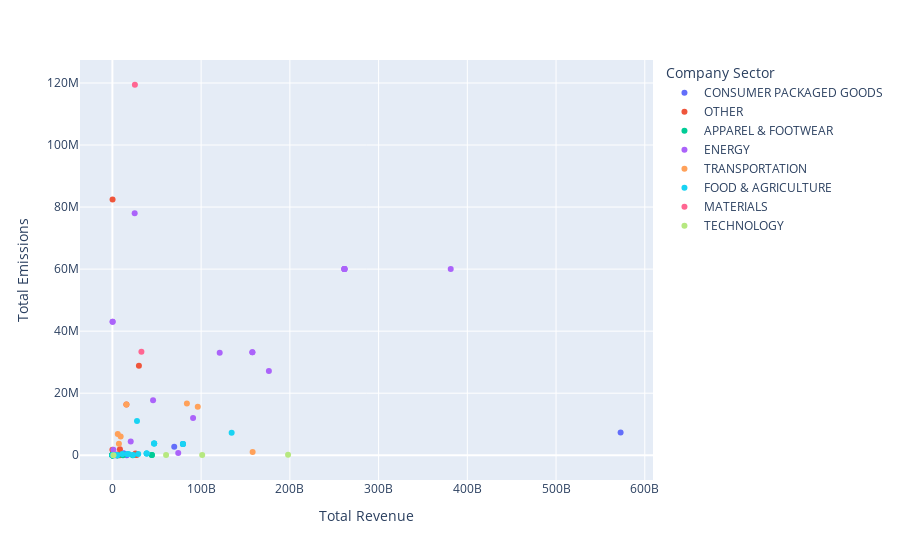
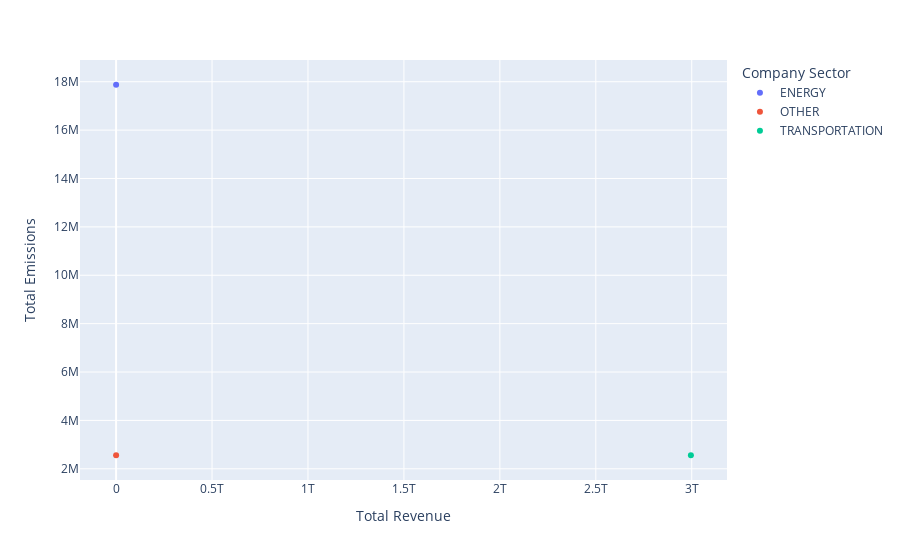

The notebook cell saved with these charts, in order:
### Markdown cell above
<!-- BEGIN QUESTION -->
<div class="alert alert-warning">

### Question section_number.question_number:
Create a graph of whichever columns you would like to explore further. Then, explain your decision and any interesting trends you found in the text cell below.
</div>

### Code cell
import pandas as pd
df = pd.read_csv('emissions.csv')

@interact(currency=Dropdown(options=np.unique(emissions['Currency of Total Revenue']), value='USD'))
def plot_px(currency):
    mask = df['Currency of Total Revenue'].isin([currency])
    fig = px.scatter(df[mask], x='Total Revenue',
                     y='Scope 1 value',
                     color='Company Sector',
                     hover_data=['Company Name'],
                     labels={
                        'Scope 1 value': 'Emissions',
                    },
                )
    fig.update_layout(xaxis_title="Total Revenue",
                      yaxis_title="Total Emissions")
    fig.show()

### Figure 1 — Plotly figure (JSON) as saved in the notebook; plotly's stock layout.template omitted (floating-point values rounded to 4 significant figures)
{"data": [{"customdata": [["ALBERTSONS COMPANIES"], ["AMCOR"], ["AMCOR"], ["COLGATE PALMOLIVE"], ["ESTEE LAUDER"], ["HELEN OF TROY"], ["PEPSICO."], ["WALMART"]], "hovertemplate": "Company Sector=CONSUMER PACKAGED GOODS<br>Total Revenue=%{x}<br>Emissions=%{y}<br>Company Name=%{customdata[0]}<extra></extra>", "legendgroup": "CONSUMER PACKAGED GOODS", "marker": {"color": "#636efa", "symbol": "circle"}, "mode": "markers", "name": "CONSUMER PACKAGED GOODS", "orientation": "v", "showlegend": true, "type": "scatter", "x": [69690400000, 12861000000, 12861000000, 17421000, 16215000000, 2223.0, 79474000000, 572754000000], "xaxis": "x", "y": [2767382, 529192, 529192, 218500, 24140.0, 4000, 3596712, 7312245], "yaxis": "y"}, {"customdata": [["ALLY FINANCIAL"], ["AMERICAN AIRLINES"], ["AMGEN"], ["ARKAY PACKAGING"], ["ATLANTICA SUSTAINABLE INFRASTRUCTURE"], ["GILEAD"], ["INDIAN HOTELS"], ["J.P.MORGAN CHASE & CO."], ["KRAFT HEINZ"], ["PACKAGING CORPORATION OF AMERICA"], ["SOUTHERN COMPANY"], ["SOUTHWEST AIRLINES"], ["ULTA BEAUTY"]], "hovertemplate": "Company Sector=OTHER<br>Total Revenue=%{x}<br>Emissions=%{y}<br>Company Name=%{customdata[0]}<extra></extra>", "legendgroup": "OTHER", "marker": {"color": "#EF553B", "symbol": "circle"}, "mode": "markers", "name": "OTHER", "orientation": "v", "showlegend": true, "type": "scatter", "x": [8381000000, 29882000000, 25979000000, 43000000, 10981796, 27305000000, 5788000000, 0, 26000000000, 8478000000, 188984403, 15790000000, 6152000000], "xaxis": "x", "y": [4228, 28810236, 133084, 219, 1794737, 54584, 205958, 84911, 586455, 1950000, 82465415, 16351057, 6815], "yaxis": "y"}, {"customdata": [["AMERICAN EAGLE OUTFITTERS"], ["AMERICAN EAGLE OUTFITTERS"], ["H&M"], ["LEVI STRAUSS & CO."], ["LEVI STRAUSS & CO."], ["LYMI DBA REFORMATION"], ["LYMI DBA REFORMATION"], ["NIKE"], ["NIKE"], ["RALPH LAUREN CORPORATION"], ["REFORMATION"], ["REFORMATION"], ["REFORMATION"], ["REFORMATION"], ["REFORMATION"], ["REFORMATION"], ["REFORMATION"], ["REFORMATION"], ["REFORMATION"], ["REFORMATION"], ["THE REALREAL"], ["TJX INDUSTRIES"], ["VF CORPORATION"]], "hovertemplate": "Company Sector=APPAREL & FOOTWEAR<br>Total Revenue=%{x}<br>Emissions=%{y}<br>Company Name=%{customdata[0]}<extra></extra>", "legendgroup": "APPAREL & FOOTWEAR", "marker": {"color": "#00cc96", "symbol": "circle"}, "mode": "markers", "name": "APPAREL & FOOTWEAR", "orientation": "v", "showlegend": true, "type": "scatter", "x": [5010785000, 5010785000, 23000000000, 589937, 5764000000, 1713809, 1713809, 44500000000, 44500000000, 6218500000, 72000000, 1713809, 1713809, 1713809, 1713809, 1713809, 1713809, 1713809, 1713809, 1713809, 467692000, 1156351, 11841840000], "xaxis": "x", "y": [9248, 9248, 21171, 2908, 10700.0, 84, 84, 42720, 42720, 11582, 84, 84, 84, 84, 84, 84, 84, 84, 84, 84, 2070, 33442, 12551], "yaxis": "y"}, {"customdata": [["ATLANTICA SUSTAINABLE INFRASTRUCTURE"], ["BP"], ["BP"], ["BROOKFIELD RENEWABLE ENERGY"], ["CONOCOPHILLIPS"], ["DUKE ENERGY"], ["EQUINOR"], ["FIRST SOLAR"], ["FIRST SOLAR"], ["GENERAL ELECTRIC"], ["MARATHON PETROLEUM"], ["NEXTERA ENERGY"], ["NEXTERA ENERGY"], ["PG&E"], ["SHELL"], ["SHELL"], ["SHELL"], ["SHELL"], ["SHELL"], ["SHELL"], ["VALERO"]], "hovertemplate": "Company Sector=ENERGY<br>Total Revenue=%{x}<br>Emissions=%{y}<br>Company Name=%{customdata[0]}<extra></extra>", "legendgroup": "ENERGY", "marker": {"color": "#ab63fa", "symbol": "circle"}, "mode": "markers", "name": "ENERGY", "orientation": "v", "showlegend": true, "type": "scatter", "x": [1102029000, 157739000000, 157739000000, 4069000000, 45828000000, 25097000000, 90924000000, 2619000000, 2923377000, 74196000000, 120930000000, 221288681, 221288681, 20642000000, 261504000000, 261504000000, 261504000000, 261504000000, 261504000000, 381300000000, 176382000000], "xaxis": "x", "y": [1794737, 33200000, 33200000, 134870, 17720000, 78000000, 12009607, 8536, 8536, 738000.0, 33000000, 43046734, 43046734, 4458777, 60000000, 60000000, 60000000, 60000000, 60000000, 60000000, 27130000], "yaxis": "y"}, {"customdata": [["AVIS BUDGET"], ["FEDEX"], ["FORD MOTOR COMPANY"], ["HERTZ"], ["JETBLUE AIRWAYS"], ["SOUTHWEST AIRLINES"], ["UPS (UNITED PARCEL SERVICE)"]], "hovertemplate": "Company Sector=TRANSPORTATION<br>Total Revenue=%{x}<br>Emissions=%{y}<br>Company Name=%{customdata[0]}<extra></extra>", "legendgroup": "TRANSPORTATION", "marker": {"color": "#FFA15A", "symbol": "circle"}, "mode": "markers", "name": "TRANSPORTATION", "orientation": "v", "showlegend": true, "type": "scatter", "x": [9313000000, 83959000000, 158057000000, 7336000000, 6037000000, 15790000000, 96223000000], "xaxis": "x", "y": [6039288, 16659842, 1070000.0, 3735922, 6853927, 16351057, 15668000], "yaxis": "y"}, {"customdata": [["BLUE DIAMOND GROWERS"], ["CARGILL"], ["CARGILL"], ["CLIF BAR & COMPANY"], ["CLIF BAR & COMPANY"], ["COCA COLA"], ["COCA COLA"], ["COCA COLA"], ["CONAGRA BRANDS"], ["GENERAL MILLS"], ["MCDONALD'S CORPORATION"], ["NUTRIEN"], ["PEPSICO."], ["PEPSICO."], ["STARBUCKS CORPORATION"], ["SYNGENTA"], ["TAYLOR FARMS"], ["THE HAIN CELESTIAL GROUP"], ["TYSON FOODS"], ["TYSON FOODS"], ["TYSON FOODS"]], "hovertemplate": "Company Sector=FOOD & AGRICULTURE<br>Total Revenue=%{x}<br>Emissions=%{y}<br>Company Name=%{customdata[0]}<extra></extra>", "legendgroup": "FOOD & AGRICULTURE", "marker": {"color": "#19d3f3", "symbol": "circle"}, "mode": "markers", "name": "FOOD & AGRICULTURE", "orientation": "v", "showlegend": true, "type": "scatter", "x": [1590593000, 134400000000, 5311697582, 800000000, 15262, 38660000000, 38660000000, 38660000000, 11187700000, 18127000000, 23223000000, 27712000000, 79474000000, 79474000000, 29100000000, 16733000000, 5311697582, 1890000000, 47050000000, 47050000000, 47050000000], "xaxis": "x", "y": [92626, 7287595, 19406, 7525, 7525, 555510, 555510, 555510, 427153, 364311, 113286, 11052529, 3596712, 3596712, 372020, 427000, 27650.0, 47468, 3826000.0, 3826000.0, 3826000.0], "yaxis": "y"}, {"customdata": [["CRH"], ["HOLCIM"]], "hovertemplate": "Company Sector=MATERIALS<br>Total Revenue=%{x}<br>Emissions=%{y}<br>Company Name=%{customdata[0]}<extra></extra>", "legendgroup": "MATERIALS", "marker": {"color": "#FF6692", "symbol": "circle"}, "mode": "markers", "name": "MATERIALS", "orientation": "v", "showlegend": true, "type": "scatter", "x": [32700000000, 25359000000], "xaxis": "x", "y": [33400000, 119427598], "yaxis": "y"}, {"customdata": [["DELL TECHNOLOGIES"], ["IBM"], ["MICROSOFT"], ["RAZER"]], "hovertemplate": "Company Sector=TECHNOLOGY<br>Total Revenue=%{x}<br>Emissions=%{y}<br>Company Name=%{customdata[0]}<extra></extra>", "legendgroup": "TECHNOLOGY", "marker": {"color": "#B6E880", "symbol": "circle"}, "mode": "markers", "name": "TECHNOLOGY", "orientation": "v", "showlegend": true, "type": "scatter", "x": [101197000000, 60500000000, 198000000000, 1200000000], "xaxis": "x", "y": [45640, 79000, 139413, 115.6], "yaxis": "y"}], "layout": {"legend": {"title": {"text": "Company Sector"}, "tracegroupgap": 0}, "margin": {"t": 60}, "xaxis": {"anchor": "y", "domain": [0, 1], "title": {"text": "Total Revenue"}}, "yaxis": {"anchor": "x", "domain": [0, 1], "title": {"text": "Total Emissions"}}}}

### Figure 2 — Plotly figure (JSON) as saved in the notebook; plotly's stock layout.template omitted (floating-point values rounded to 4 significant figures)
{"data": [{"customdata": [["JX NIPPON OIL AND GAS"]], "hovertemplate": "Company Sector=ENERGY<br>Total Revenue=%{x}<br>Emissions=%{y}<br>Company Name=%{customdata[0]}<extra></extra>", "legendgroup": "ENERGY", "marker": {"color": "#636efa", "symbol": "circle"}, "mode": "markers", "name": "ENERGY", "orientation": "v", "showlegend": true, "type": "scatter", "x": [7658011], "xaxis": "x", "y": [17875000], "yaxis": "y"}, {"customdata": [["TOYOTA MOTOR CORPORATION"]], "hovertemplate": "Company Sector=OTHER<br>Total Revenue=%{x}<br>Emissions=%{y}<br>Company Name=%{customdata[0]}<extra></extra>", "legendgroup": "OTHER", "marker": {"color": "#EF553B", "symbol": "circle"}, "mode": "markers", "name": "OTHER", "orientation": "v", "showlegend": true, "type": "scatter", "x": [8124715], "xaxis": "x", "y": [2560000], "yaxis": "y"}, {"customdata": [["TOYOTA MOTOR CORPORATION"]], "hovertemplate": "Company Sector=TRANSPORTATION<br>Total Revenue=%{x}<br>Emissions=%{y}<br>Company Name=%{customdata[0]}<extra></extra>", "legendgroup": "TRANSPORTATION", "marker": {"color": "#00cc96", "symbol": "circle"}, "mode": "markers", "name": "TRANSPORTATION", "orientation": "v", "showlegend": true, "type": "scatter", "x": [2995600000000], "xaxis": "x", "y": [2560000], "yaxis": "y"}], "layout": {"legend": {"title": {"text": "Company Sector"}, "tracegroupgap": 0}, "margin": {"t": 60}, "xaxis": {"anchor": "y", "domain": [0, 1], "title": {"text": "Total Revenue"}}, "yaxis": {"anchor": "x", "domain": [0, 1], "title": {"text": "Total Emissions"}}}}
